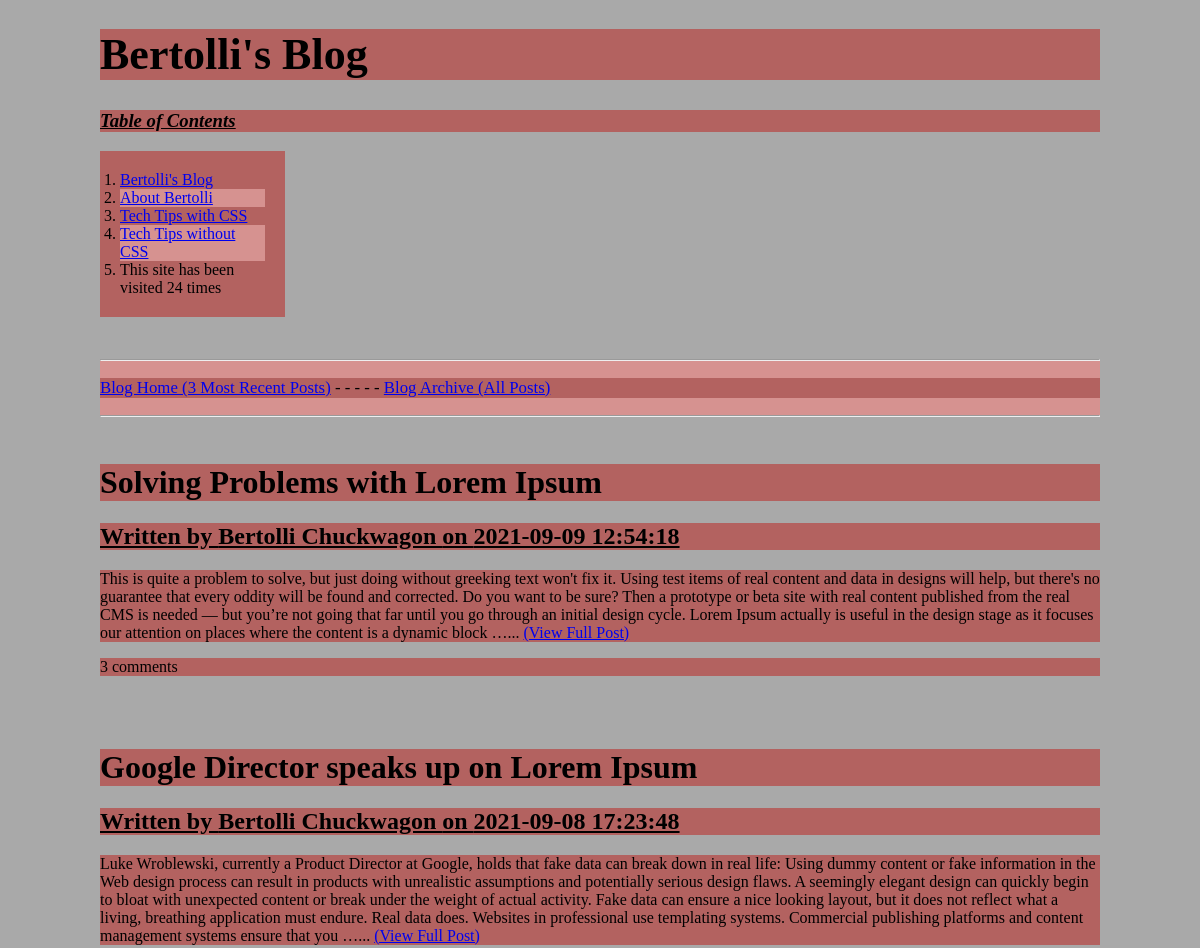
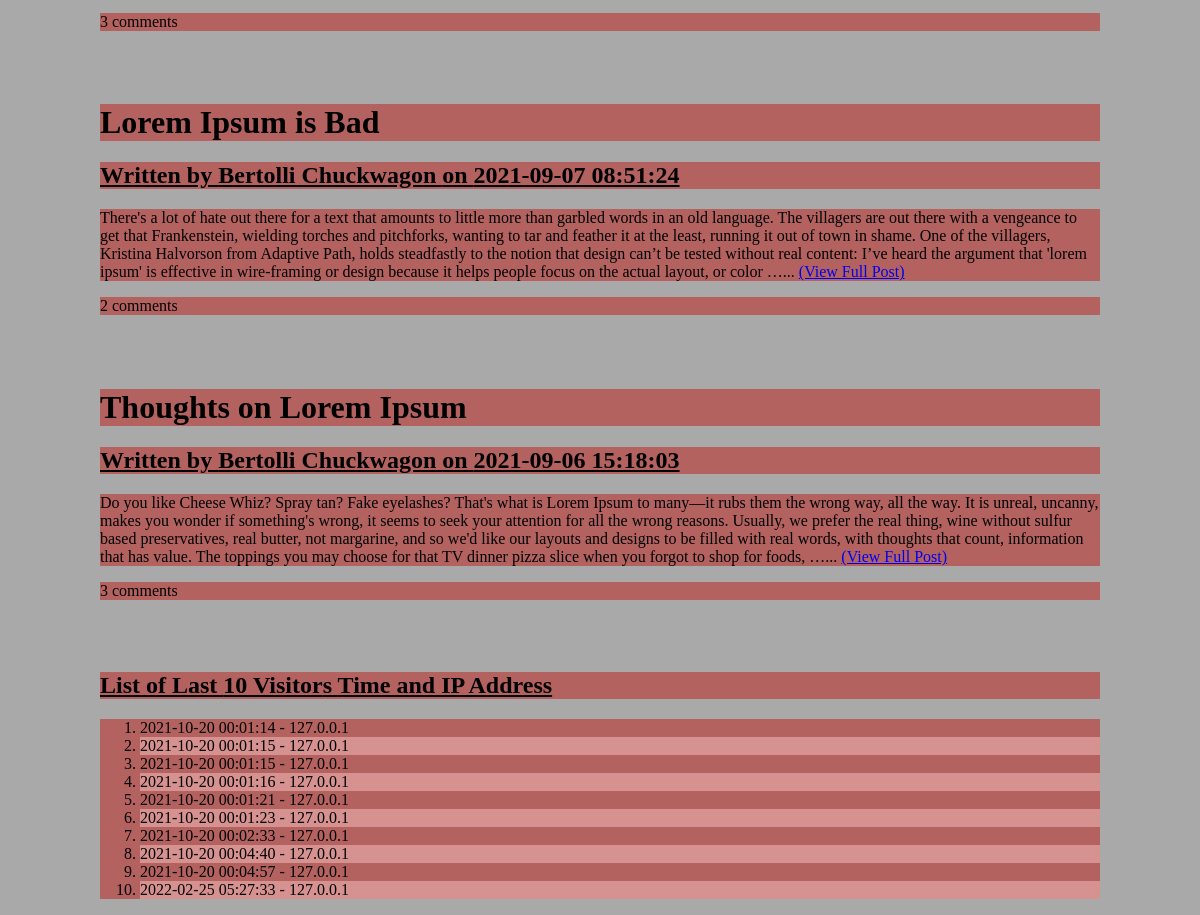
Screenshot of /blog/archive/ with the database file from the repository (2 pictures, top to bottom).
### blog/models.py (models this page shows)
class Blog(models.Model):
    title = models.CharField(max_length=128, default="title")
    author = models.CharField(max_length=128, default="author")
    content = models.TextField(max_length=10000, default="content")
    posted = models.CharField(max_length=128)
    commentNumber = models.CharField(max_length=128, default="0")

class VisitorLog(models.Model):
    when = models.CharField(max_length=128, default=0)
    who = models.CharField(max_length=128)

### blog/views.py (the view)
# urls.py: path('archive/', views.archive, name='archive'),
def archive(request):
    visitor = VisitorLog()
    dateString = datetime.now()
    dateString = dateString.strftime("%Y-%m-%d %H:%M:%S")
    visitor.when = dateString
    visitor.who = request.META['REMOTE_ADDR']
    visitor.save()
    visits = list(VisitorLog.objects.all())
    visitsLen = len(visits)
    if len(visits) > 10:
        visits = visits[-10:]
    blogPost = list(Blog.objects.all())
    blogPost.reverse()
    context = {'visits': visits,
               'visitsLen': visitsLen,
               'blogPost': blogPost}
    return render(request, 'blog/archive.html', context)

### blog/templates/blog/archive.html (shortened to what this page needs)
{% load static %}
<!DOCTYPE html>
<html lang="en">
<head>
    <link rel="stylesheet" href="{% static 'blog/style.css' %}">
</head>
<body>
    <h1 id="titleFont">Bertolli's Blog</h1>
    <div>
    <h3 class="tableFont"><u>Table of Contents</u></h3>
    <ol id="tableOfContents">
        <li class="tableColor"><a href="{% url 'blog:index' %}">Bertolli's Blog</a></li>
        <li class="tableColor"><a href="{% url 'blog:about' %}">About Bertolli</a></li>
        <li class="tableColor"><a href="{% url 'blog:techWithCSS' %}">Tech Tips with CSS</a></li>
        <li class="tableColor"><a href="{% url 'blog:techWithoutCSS' %}">Tech Tips without CSS</a></li>
        <li class="tableColor">This site has been visited {{visitsLen}} time{{visits | pluralize}}</li>
    </ol>
    <br>
    </div>
    <div id="blogList">
        <hr />
        <p>
            <a href="{% url 'blog:index' %}">Blog Home (3 Most Recent Posts)</a> - - - - -
            <a href="{% url 'blog:archive' %}">Blog Archive (All Posts)</a>
        </p>
        <hr />
    </div>
    <br>
    {% if blogPost %}
        {% for blogPost in blogPost %}
            <div>
                <h1>{{blogPost.title}}</h1>
                <h2>Written by {{blogPost.author}} on {{blogPost.posted}}</h2>
                <p>{{blogPost.content | truncatewords:100}}...
                    <a href="{% url 'blog:entry' blogPost.id %}">(View Full Post)</a>
                </p>
                <p>{{blogPost.commentNumber}} comments</p>
            </div>
            <br>
            <br>
        {% endfor %}
    {% else %}
        <p>No blog posts are available</p>
    {% endif %}
    {% if visits %}
    <div>
    <h2>List of Last {{visits | length }} Visitor{{visits | pluralize}} Time and IP Address</h2>
    <ol>
        {% for visitor in visits %}
            <li>{{visitor.when}} - {{visitor.who}}</li>
        {% endfor %}
    </ol>
    </div>
    {% endif %}
</body>
</html>

### blog/static/blog/style.css (style rules this page uses)
p { background-color: #b36260; }
body { background-color: darkgrey; margin-left: 100px; margin-right: 100px; font-family: Calibri, serif; }
#tableOfContents { background-color: #b36260; width: 145px; padding: 20px; }
li:nth-child(2n) { background-color: #d69290; }
#blogList { background-color: #d69290; font-size: 1.05em; }
h1 { background-color: #b36260; }
h2, h3 { background-color: #b36260; text-decoration: underline; }
#titleFont { font-size: 2.75em; }
.tableFont { font-style: italic; }
ol { background-color: #b36260; }

### rows the page displays
Blog: title "Solving Problems with Lorem Ipsum", author "Bertolli Chuckwagon", posted "2021-09-09 12:54:18", content "This is quite a problem to solve, but just doing without greeking text won't fix it. Using test items of real content and data in designs will help, but there's no guarantee that every oddity will be found and corrected. Do you want to be sure? Then a prototype or beta site with real content published from the real CMS is needed — but you’re not going that far until you go through an initial design cycle. Lorem Ipsum actually is useful in the design stage as it focuses our attention on places where the content is a dynamic block …", commentNumber "3"
Blog: title "Google Director speaks up on Lorem Ipsum", author "Bertolli Chuckwagon", posted "2021-09-08 17:23:48", content "Luke Wroblewski, currently a Product Director at Google, holds that fake data can break down in real life: Using dummy content or fake information in the Web design process can result in products with unrealistic assumptions and potentially serious design flaws. A seemingly elegant design can quickly begin to bloat with unexpected content or break under the weight of actual activity. Fake data can ensure a nice looking layout, but it does not reflect what a living, breathing application must endure. Real data does. Websites in professional use templating systems. Commercial publishing platforms and content management systems ensure that you …", commentNumber "3"
Blog: title "Lorem Ipsum is Bad", author "Bertolli Chuckwagon", posted "2021-09-07 08:51:24", content "There's a lot of hate out there for a text that amounts to little more than garbled words in an old language. The villagers are out there with a vengeance to get that Frankenstein, wielding torches and pitchforks, wanting to tar and feather it at the least, running it out of town in shame. One of the villagers, Kristina Halvorson from Adaptive Path, holds steadfastly to the notion that design can’t be tested without real content: I’ve heard the argument that 'lorem ipsum' is effective in wire-framing or design because it helps people focus on the actual layout, or color …", commentNumber "2"
Blog: title "Thoughts on Lorem Ipsum", author "Bertolli Chuckwagon", posted "2021-09-06 15:18:03", content "Do you like Cheese Whiz? Spray tan? Fake eyelashes? That's what is Lorem Ipsum to many—it rubs them the wrong way, all the way. It is unreal, uncanny, makes you wonder if something's wrong, it seems to seek your attention for all the wrong reasons. Usually, we prefer the real thing, wine without sulfur based preservatives, real butter, not margarine, and so we'd like our layouts and designs to be filled with real words, with thoughts that count, information that has value. The toppings you may choose for that TV dinner pizza slice when you forgot to shop for foods, …", commentNumber "3"
VisitorLog: when "2021-10-20 00:01:14", who "127.0.0.1"
VisitorLog: when "2021-10-20 00:01:15", who "127.0.0.1"
VisitorLog: when "2021-10-20 00:01:15", who "127.0.0.1"
VisitorLog: when "2021-10-20 00:01:16", who "127.0.0.1"
VisitorLog: when "2021-10-20 00:01:21", who "127.0.0.1"
VisitorLog: when "2021-10-20 00:01:23", who "127.0.0.1"
VisitorLog: when "2021-10-20 00:02:33", who "127.0.0.1"
VisitorLog: when "2021-10-20 00:04:40", who "127.0.0.1"
VisitorLog: when "2021-10-20 00:04:57", who "127.0.0.1"

### other values shown
{{ visitsLen }} "24"
{{ visits | pluralize }} "s"
{{ visits | length }} "10"
